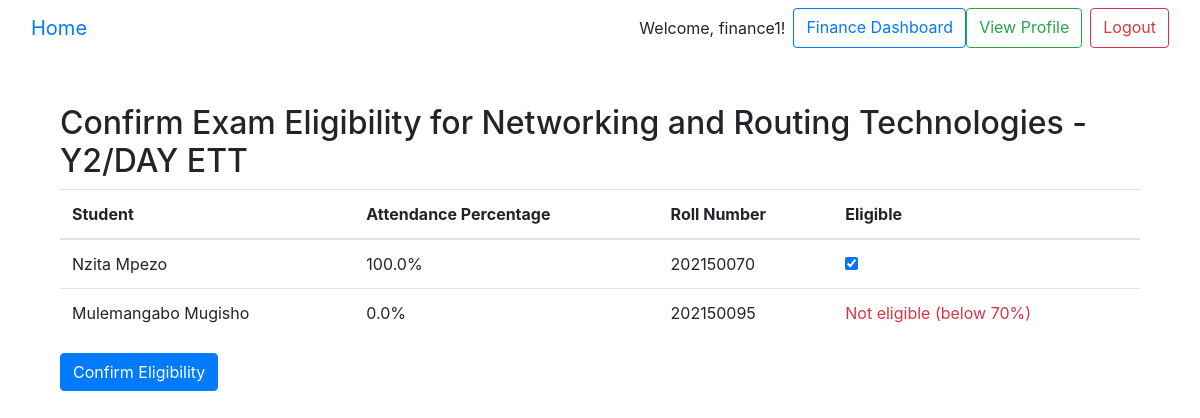
Page /exams/confirm-eligibility/1/ (signed in) on the committed database.
### core/models.py (models this page shows, shortened)
class CustomUser(AbstractUser):
    ROLE_CHOICES = [
        ('admin', 'Admin'),
        ('hod', 'Head of Department'),
        ('lecturer', 'Lecturer'),
        ('finance', 'Finance Employee'),
        ('security', 'Security Employee'),
    ]
    is_hod = models.BooleanField(default=False)
    is_finance_employee = models.BooleanField(default=False)
    is_security_employee = models.BooleanField(default=False)
    is_lecturer = models.BooleanField(default=False)
    role = models.CharField(max_length=20, choices=ROLE_CHOICES)
    photo = models.ImageField(upload_to='user_photos/', blank=True, null=True)

### exams/models.py (models this page shows, shortened)
class Exam(models.Model):
    course = models.ForeignKey(Course, on_delete=models.CASCADE, related_name='exams')
    assigned_class = models.ForeignKey(Class, on_delete=models.CASCADE, related_name='exams')
    date = models.DateField(default=timezone.now)
    start_time = models.TimeField()
    end_time = models.TimeField()
    created_by = models.ForeignKey(CustomUser, on_delete=models.SET_NULL, null=True, related_name='exams_created')
    is_active = models.BooleanField(default=True)  # Flag to indicate if the exam is still active

### courses/models.py (models this page shows, shortened)
class Course(models.Model):
    code = models.CharField(max_length=10, unique=True, default='DEFAULT123')
    name = models.CharField(max_length=255)
    description = models.TextField()
    lecturer = models.ForeignKey(CustomUser, on_delete=models.SET_NULL, null=True, limit_choices_to={'role': 'lecturer'})
    assigned_class = models.ForeignKey(Class, on_delete=models.CASCADE, related_name='courses', null=True)
    created_by = models.ForeignKey(CustomUser, on_delete=models.SET_NULL, null=True, related_name='courses_created')
    created_at = models.DateTimeField(auto_now_add=True)

### classes/models.py (models this page shows, shortened)
class Class(models.Model):
    name = models.CharField(max_length=100, unique=True)
    academic_year = models.ForeignKey(AcademicYear, on_delete=models.CASCADE, related_name='classes')
    lecturers = models.ManyToManyField(User, limit_choices_to={'role': 'lecturer'}, related_name='classes')
    created_at = models.DateTimeField(auto_now_add=True)
    created_by = models.ForeignKey(User, on_delete=models.CASCADE, related_name='created_classes')

### students/models.py (models this page shows, shortened)
class Student(models.Model):
    first_name = models.CharField(max_length=50)
    last_name = models.CharField(max_length=50)
    email = models.EmailField(unique=True)
    student_rollnumber = models.CharField(max_length=20, unique=True)
    student_rfidnumber = models.CharField(max_length=20, unique=True)
    date_of_birth = models.DateField()
    enrollment_date = models.DateField(default=timezone.now)
    photo = models.ImageField(upload_to='student_photos/', blank=True, null=True)
    assigned_class = models.ForeignKey(Class, on_delete=models.SET_NULL, null=True, related_name='students')
    created_by = models.ForeignKey(CustomUser, on_delete=models.SET_NULL, null=True, related_name='students_created')
    updated_by = models.ForeignKey(CustomUser, on_delete=models.SET_NULL, null=True, related_name='students_updated')

### exams/views.py (the view, shortened to what this page needs)
# urls.py: path('confirm-eligibility/<int:exam_id>/', views.confirm_exam_eligibility, name='confirm_exam_eligibility'),
@login_required
def confirm_exam_eligibility(request, exam_id):
    if not is_finance(request.user):
        raise PermissionDenied("Only Finance employees can confirm exam eligibility.")
    exam = get_object_or_404(Exam, id=exam_id)
    students_in_class = Student.objects.filter(assigned_class=exam.assigned_class)
    eligible_students = []
    for student in students_in_class:
        total_attendance_count = Attendance.objects.filter(
            course=exam.course,
            selected_class=exam.assigned_class
        ).values('date').distinct().count()
        student_attendance_count = Attendance.objects.filter(
            student=student,
            course=exam.course,
            selected_class=exam.assigned_class,
            status='P'
        ).count()
        if total_attendance_count > 0:
            attendance_percentage = (student_attendance_count / total_attendance_count) * 100
        else:
            attendance_percentage = 0
        is_eligible = attendance_percentage >= 70
        eligible_students.append({
            'student': student,
            'attendance_percentage': attendance_percentage,
            'is_eligible': is_eligible
        })
    return render(request, 'exams/confirm_exam_eligibility.html', {
        'exam': exam,
        'eligible_students': eligible_students
    })

### exams/views.py (called while the page is built)
def is_finance(user):
    return user.is_authenticated and user.role == 'finance'

### exams/templates/exams/confirm_exam_eligibility.html (shortened to what this page needs)
{% extends 'base.html' %}
{% block content %}
<div class="container mt-5">
    <h2>Confirm Exam Eligibility for {{ exam.course.name }} - {{ exam.assigned_class.name }}</h2>
    <form method="post">
        <table class="table">
            <thead>
                <tr>
                    <th>Student</th>
                    <th>Attendance Percentage</th>
                    <th>Roll Number</th>
                    <th>Eligible</th>
                </tr>
            </thead>
            <tbody>
                {% for entry in eligible_students %}
                <tr>
                    <td>{{ entry.student.first_name }} {{ entry.student.last_name }}</td>
                    <td>{{ entry.attendance_percentage }}%</td>
                    <td>{{ entry.student.student_rollnumber }}</td>
                    <td>
                        {% if entry.is_eligible %}
                        <input type="checkbox" name="confirm_{{ entry.student.id }}" checked>
                        {% else %}
                        <span class="text-danger">Not eligible (below 70%)</span>
                        {% endif %}
                    </td>
                </tr>
                {% endfor %}
            </tbody>
        </table>
        <button type="submit" class="btn btn-primary">Confirm Eligibility</button>
    </form>
</div>
{% endblock %}

### core/templates/base.html (shortened to what this page needs)
<!DOCTYPE html>
<html lang="en">
<head>
    <link href="https://maxcdn.bootstrapcdn.com/bootstrap/4.5.2/css/bootstrap.min.css" rel="stylesheet">
</head>
<body>
    <nav class="navbar navbar-expand-lg bg-body-tertiary">
        <div class="container-fluid">
            <a class="navbar-brand" href="{% url 'core:home' %}">Home</a>
          <form class="d-flex" role="search">
            {% if user.is_authenticated %}
                <span class="navbar-text">Welcome, {{ user.username }}!</span>
                {% if user.is_hod %}
                    <a href="{% url 'dashboard:hod_dashboard' %}" class="btn btn-outline-primary ml-2">HOD Dashboard</a>
                {% elif user.is_lecturer %}
                    <a href="{% url 'dashboard:lecturer_dashboard' %}" class="btn btn-outline-primary ml-2">Lecturer Dashboard</a>
                {% elif user.is_finance_employee %}
                    <a href="{% url 'dashboard:finance_dashboard' %}" class="btn btn-outline-primary ml-2">Finance Dashboard</a>
                {% elif user.is_security_employee %}
                    <a href="{% url 'dashboard:security_dashboard' %}" class="btn btn-outline-primary ml-2">Security Dashboard</a>
                {% endif %}
                <a href="{% url 'core:profile' %}" class="btn btn-outline-success">View Profile</a>
                <a href="{% url 'core:logout' %}" class="btn btn-outline-danger ml-2">Logout</a>
            {% else %}
                <a href="{% url 'core:login' %}" class="btn btn-outline-primary ml-2">Login</a>
            {% endif %}
          </form>
        </div>
    </nav>
    <div class="container mt-4">
        {% block content %}{% endblock %}
    </div>
</body>
</html>

### rows in the picture
CustomUser: username "finance1"
Exam: course.name "Networking and Routing Technologies", assigned_class.name "Y2/DAY ETT"
Student: student.first_name "Nzita", student.last_name "Mpezo", attendance_percentage "100.0", student.student_rollnumber "202150070"
Student: student.first_name "Mulemangabo", student.last_name "Mugisho", attendance_percentage "0.0", student.student_rollnumber "202150095", shows "Not eligible (below 70%)"
